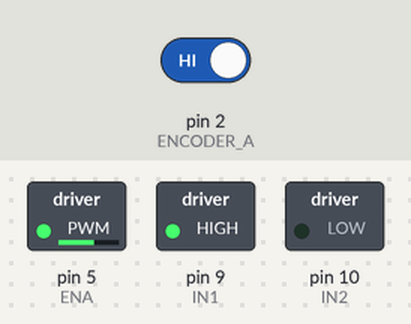
A sketch run on a simulated Arduino Uno, built with avr-gcc and run on an emulated ATmega328P. Shown: switched loads named in the sketch (green lamp = pin HIGH). The test bench sets the inputs (shaded band); at power-on: pin 2 (ENCODER_A) HIGH. What the sketch prints to the serial monitor is not drawn.

Above: at 0.1 s.
Timing chart, 0 to 1.6 s (numbered marks = the images above):
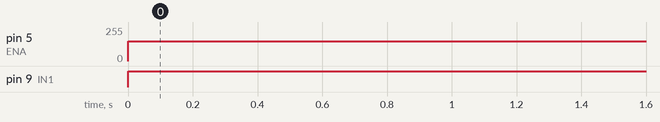

Measured:
- by itself, pin 5 (ENA): 0/255 → 150/255 at 0.00 s
- by itself, pin 9 (IN1): LOW → HIGH at 0.00 s

The sketch:

EV_code.ino
```cpp
// Motor Driver L298N Pins
#define ENA 5   // Speed control for Motor A
#define IN1 9   // Motor A direction
#define IN2 10  // Motor A direction

// Encoder Pins
#define ENCODER_A 2   // Encoder Channel A (Interrupt)
#define ENCODER_B 3   // Encoder Channel B

volatile int pulseCount = 0;  // Encoder pulse counter

// User-defined parameters
float wheel_diameter = 0.05;  // Wheel diameter in meters
float gear_ratio = 1.5;       // Motor rotations per wheel rotation
int encoder_ticks_per_rev = 360;  // Encoder pulses per motor revolution
float target_distance = 1.0;  // Target distance in meters

// Computed values
float wheel_circumference;
float required_wheel_rotations;
float required_motor_rotations;
int required_encoder_pulses;

// Interrupt function for counting encoder pulses
void countPulse() {  // ✅ Removed IRAM_ATTR
    pulseCount++;
}

// Function to move the motor based on encoder pulses
void moveMotor(int speed, int direction, int target_pulses) {
    pulseCount = 0; // Reset encoder count

    // Set motor direction
    if (direction == 1) { // Forward
        digitalWrite(IN1, HIGH);
        digitalWrite(IN2, LOW);
    } else { // Reverse
        digitalWrite(IN1, LOW);
        digitalWrite(IN2, HIGH);
    }

    // Start moving the motor
    analogWrite(ENA, speed);

    // Wait until target pulses are reached
    while (pulseCount < target_pulses);

    // Stop the motor when the required pulses are reached
    analogWrite(ENA, 0);
}

void setup() {
    Serial.begin(9600);

    // Set motor pins as outputs
    pinMode(ENA, OUTPUT);
    pinMode(IN1, OUTPUT);
    pinMode(IN2, OUTPUT);

    // Set encoder pins as inputs
    pinMode(ENCODER_A, INPUT_PULLUP);
    pinMode(ENCODER_B, INPUT_PULLUP);

    // Attach interrupt for encoder channel A
    attachInterrupt(digitalPinToInterrupt(ENCODER_A), countPulse, RISING);

    // Compute motion parameters
    wheel_circumference = wheel_diameter * 3.14159265358979;
    required_wheel_rotations = target_distance / wheel_circumference;
    required_motor_rotations = required_wheel_rotations * gear_ratio;
    required_encoder_pulses = required_motor_rotations * encoder_ticks_per_rev;
}

void loop() {
    Serial.print("Moving forward for: ");
    Serial.print(target_distance);
    Serial.println(" meters");

    moveMotor(150, 1, required_encoder_pulses); // Move forward

    delay(2000); // Pause before moving back

    Serial.println("Reversing half the distance...");
    moveMotor(150, 0, required_encoder_pulses / 2); // Move back half the distance

    while (1); // Stop execution after movement
}
```
